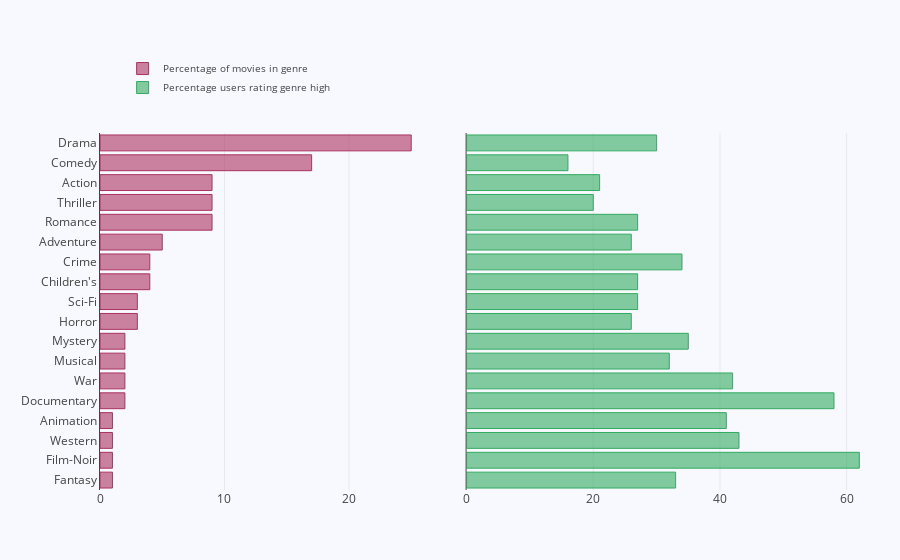

The notebook cell saved with this chart:
### Markdown cell above
# Comparison of inventory volume to average rating for each genre

### Code cell
trace0, trace1, layout = phf.inventory_hbar(user_features, item_features)

# Creating two subplots, one for each of the two bar plots defined above
fig = tools.make_subplots(rows=1, cols=2, specs=[[{}, {}]], shared_xaxes=True,
                          shared_yaxes=False, vertical_spacing=0.001, print_grid=False)

# Add the bar plots to the figure
fig.append_trace(trace0, 1, 1)
fig.append_trace(trace1, 1, 2)

fig['layout'].update(layout)
iplot(fig, show_link=False)

### Figure 1 — Plotly figure (JSON) as saved in the notebook; plotly's stock layout.template omitted (floating-point values rounded to 4 significant figures)
{"data": [{"marker": {"color": "rgba(171, 50, 96, 0.6)", "line": {"color": "rgba(171, 50, 96, 1.0)", "width": 1}}, "name": "Percentage of movies in genre", "orientation": "h", "type": "bar", "x": [1, 1, 1, 1, 2, 2, 2, 2, 3, 3, 4, 4, 5, 9, 9, 9, 17, 25], "xaxis": "x1", "y": ["Fantasy", "Film-Noir", "Western", "Animation", "Documentary", "War", "Musical", "Mystery", "Horror", "Sci-Fi", "Children's", "Crime", "Adventure", "Romance", "Thriller", "Action", "Comedy", "Drama"], "yaxis": "y1"}, {"marker": {"color": "rgba(50, 171, 96, 0.6)", "line": {"color": "rgba(50, 171, 96, 1.0)", "width": 1}}, "name": "Percentage users rating genre high", "orientation": "h", "type": "bar", "x": [33, 62, 43, 41, 58, 42, 32, 35, 26, 27, 27, 34, 26, 27, 20, 21, 16, 30], "xaxis": "x2", "y": ["Fantasy", "Film-Noir", "Western", "Animation", "Documentary", "War", "Musical", "Mystery", "Horror", "Sci-Fi", "Children's", "Crime", "Adventure", "Romance", "Thriller", "Action", "Comedy", "Drama"], "yaxis": "y2"}], "layout": {"legend": {"font": {"size": 10}, "x": 0.029, "y": 1.038}, "margin": {"b": 70, "l": 100, "r": 20, "t": 70}, "paper_bgcolor": "rgb(248, 248, 255)", "plot_bgcolor": "rgb(248, 248, 255)", "xaxis1": {"anchor": "y1", "domain": [0, 0.42], "showgrid": true, "showline": false, "showticklabels": true, "zeroline": false}, "xaxis2": {"anchor": "y2", "domain": [0.47, 1], "showgrid": true, "showline": false, "showticklabels": true, "zeroline": false}, "yaxis1": {"anchor": "x1", "domain": [0, 0.85], "linewidth": 1, "showgrid": false, "showline": true, "showticklabels": true}, "yaxis2": {"anchor": "x2", "domain": [0, 0.85], "linewidth": 1, "showgrid": false, "showline": true, "showticklabels": false}}}
